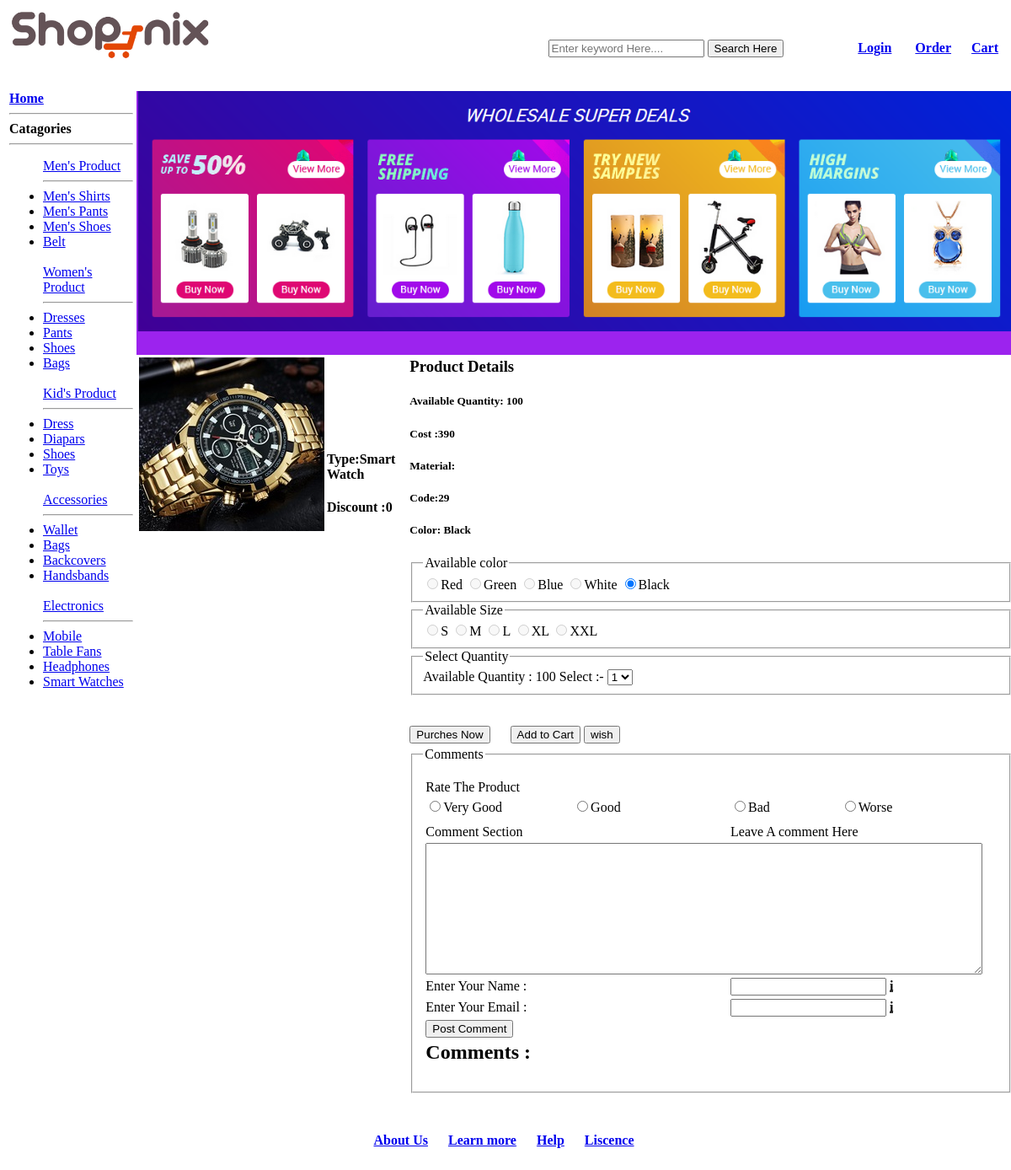
The page /app/visitor/man product.php?id=29 on the database as committed earlier.
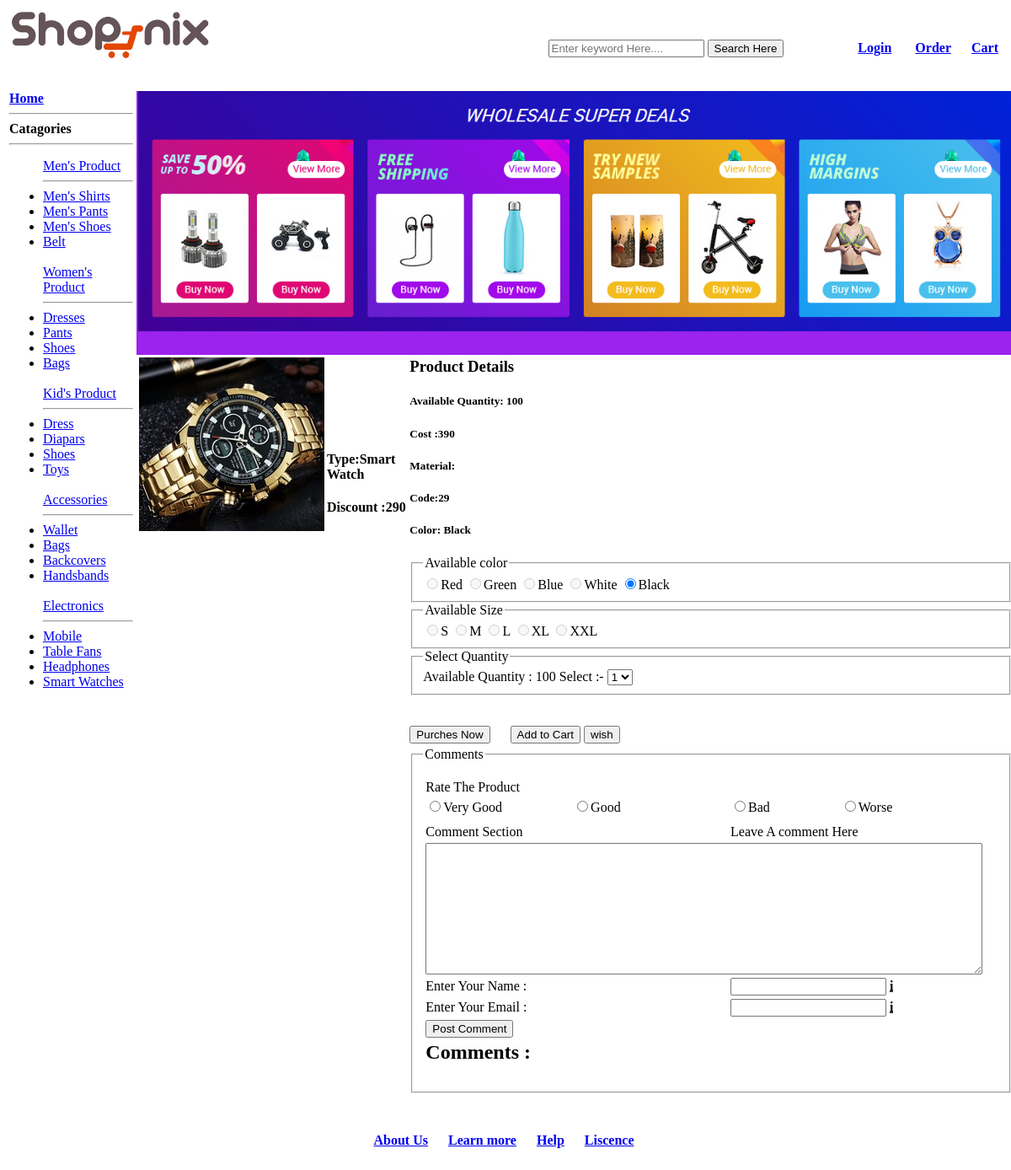
The same page on the database as committed later.
### tables this page shows
CREATE TABLE `allproducts` (
  `code` varchar(255) NOT NULL,
  `name` varchar(255) NOT NULL,
  `catagory` varchar(255) NOT NULL,
  `subcatagory` varchar(255) NOT NULL,
  `color` varchar(255) NOT NULL,
  `material` varchar(500) NOT NULL,
  `size` varchar(20) NOT NULL,
  `description` varchar(255) NOT NULL,
  `bprice` double NOT NULL,
  `sprice` double NOT NULL,
  `quantity` int(11) NOT NULL,
  `offer` double NOT NULL,
  `pdpic` varchar(500) NOT NULL
);

### data/db.php (called while the page is built, shortened)
<?php
    $host="127.0.0.1";
    $user="root";
    $pass="";
    $dbname="ecommerce";
    $port=3306;
    function executeSQL($sql){
        global $host, $user, $pass, $dbname, $port;
        $link=mysqli_connect($host, $user, $pass, $dbname, $port);
        $result = mysqli_query($link, $sql);
        return $result;
    }
?>

### data/product_access.php (called while the page is built, shortened)
<?php
	if(require_once("db.php")){
	 function getProductById($productId){
        $sql = "SELECT * FROM allproducts WHERE code=$productId";
        $result = executeSQL($sql);
        $productcode = mysqli_fetch_assoc($result);
        return $productcode;
    }
	}
	else{
		echo "Database not found";
	}
?>

### app/visitor/man product.php (the view, shortened to what the changed rows need)
<?php include "../../data/product_access.php"; ?>
<?php
    $productId =$_GET['id'];
    $productcode = getProductById($productId);
                           ?>
<html>
<head><title>man Product detils</title></head>
	<table align="center" width="1200" >
			<tr><th colspan="3" align="right" width="60%">
                <a href="home.php"><img src="pictures\ali.png" align="left" align="top" width="20%" ></a>
				<br>
				<br>
				<input type="text" name="search" placeholder="Enter keyword Here....">
				<input type="submit" value="Search Here">&nbsp;&nbsp;&nbsp;&nbsp;&nbsp;&nbsp;&nbsp;&nbsp;&nbsp;&nbsp;&nbsp;&nbsp;&nbsp;&nbsp;&nbsp;
				 &nbsp;&nbsp;&nbsp;&nbsp;&nbsp;  <a href="../account/login.php">Login</a>  &nbsp;&nbsp;&nbsp;&nbsp;&nbsp;
				<a href="../account/login.php">Order</a>&nbsp;&nbsp;&nbsp;&nbsp;&nbsp;
				<a href="cart.php">Cart</a>&nbsp;&nbsp;&nbsp;&nbsp;&nbsp;<br><br><br>
			</tr>
			<td valign="top" width="40%" >
					<table align="left" width="100%" >
					<form method="POST">
						<tr>
							<td valign="top" width="30%"  >
								<img src="pictures\<?= $productcode['pdpic'] ?>" align="left" align="top" height="60%" >
								<br><br><br><br><br>
								<h4>Type:<?= $productcode['name'] ?></h4>
								<h4> Discount :<?= $productcode['offer'] ?></h4>
							</td>
							<td valign="top" width="60%">
							<h3>Product Details </h3>
								<h5>Available Quantity: <?= $productcode['quantity'] ?>  </h5>
								<h5>Cost :<?= $productcode['sprice'] ?>  </h5>
								<h5>Material: <?= $productcode['material'] ?>  </h5>
								<h5>Code:<?= $productcode['code'] ?></h5>
								<h5>Color: <?= $productcode['color'] ?> </h5>
								<fieldset>
									<legend>Available color</legend>
									<input type="radio" name="color"value="Red"<?php if( $productcode['color']=="Red" ):?> checked<?php endif; ?> <?php if( $productcode['color']!="Red" ):?> disabled<?php endif; ?> >Red
									<input type="radio" name="color"value="Green"<?php if($productcode['color']=="Green" ):?> checked<?php endif; ?>  <?php if( $productcode['color']!="Green" ):?> disabled<?php endif; ?> >Green
									<input type="radio" name="color"value="Blue"<?php if($productcode['color']=="Blue") :?> checked<?php endif; ?>  <?php if( $productcode['color']!="Blue" ):?> disabled<?php endif; ?> >Blue
									<input type="radio" name="color"value="White"<?php if( $productcode['color']=="White") :?> checked<?php endif; ?>  <?php if( $productcode['color']!="White" ):?> disabled<?php endif; ?> >White
									<input type="radio" name="color"value="Black"<?php if($productcode['color']=="Black") :?> checked<?php endif; ?>  <?php if( $productcode['color']!="Black" ):?> disabled<?php endif; ?> >Black
								</fieldset>
								<fieldset>
									<legend>Available Size</legend>
									<input type="radio" name="Size"value="S" <?php if( $productcode['size']=="S" ):?> checked<?php endif; ?> <?php if( $productcode['size']!="S" ):?> disabled<?php endif; ?>  >S
									<input type="radio" name="Size"value="M"<?php if( $productcode['size']=="M" ):?> checked<?php endif; ?> <?php if( $productcode['size']!="M" ):?> disabled<?php endif; ?> >M
									<input type="radio" name="Size"value="L" <?php if( $productcode['size']=="L" ):?> checked<?php endif; ?> <?php if( $productcode['size']!="L" ):?> disabled<?php endif; ?> >L
									<input type="radio" name="Size"value="XL" <?php if( $productcode['size']=="XL" ):?> checked<?php endif; ?> <?php if( $productcode['size']!="XL" ):?> disabled<?php endif; ?> >XL
									<input type="radio" name="Size"value="XXL"<?php if( $productcode['size']=="XXL" ):?> checked<?php endif; ?> <?php if( $productcode['size']!="XXL" ):?> disabled<?php endif; ?> >XXL
								</fieldset>
								<fieldset>
                                <legend>Select Quantity</legend>
                                Available Quantity : <?= $productcode['quantity'] ?> Select :-
								    <select name="quantity">
					                </select>
								</fieldset>
								<br>
								<br>
								<a href="../account/login.php"><input type="button" value="Purches Now" ><a/>&nbsp;&nbsp;&nbsp;&nbsp;&nbsp;
								<input type="submit" value="Add to Cart" name="submit" />
								<input type="submit" name="wishbtn" value="wish" />
							</td>
						</tr>
						<tr>
						    <td>
				    <fieldset><legend>Comments</legend>
                     <table>
                       <form method="POST" id="form2">
			            <tr>
			                <td>
			                    <h2>Comments :</h2>
			                </td>
			            </tr>
			           </form>
			        </table>
			        </fieldset>
						    </td>
						</tr>
						</form>
					</table>
			</td>
			<tr height="100">
				<th colspan="2">
					<a href="aboutus.php">About Us</a>&nbsp;&nbsp;&nbsp;&nbsp;&nbsp;
					<a href="learnmore.php">Learn more</a>&nbsp;&nbsp;&nbsp;&nbsp;&nbsp;
					<a href="help.php">Help</a>&nbsp;&nbsp;&nbsp;&nbsp;&nbsp;
					<a href="license.php">Liscence</a>&nbsp;&nbsp;&nbsp;&nbsp;&nbsp;
				</th>
			</tr>
	</table>
</html>

Rows that differ between the two databases and show on the page:
changed allproducts "Smart Watch": offer "0" → "290"
